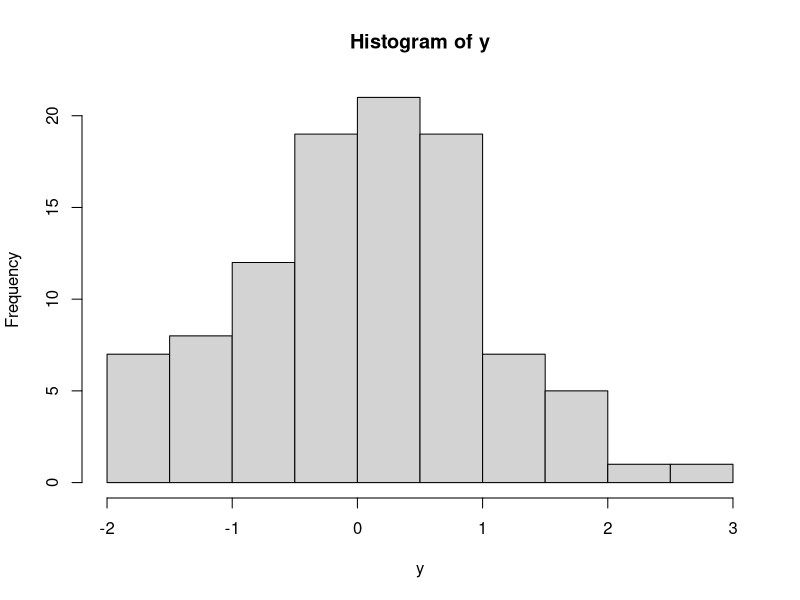
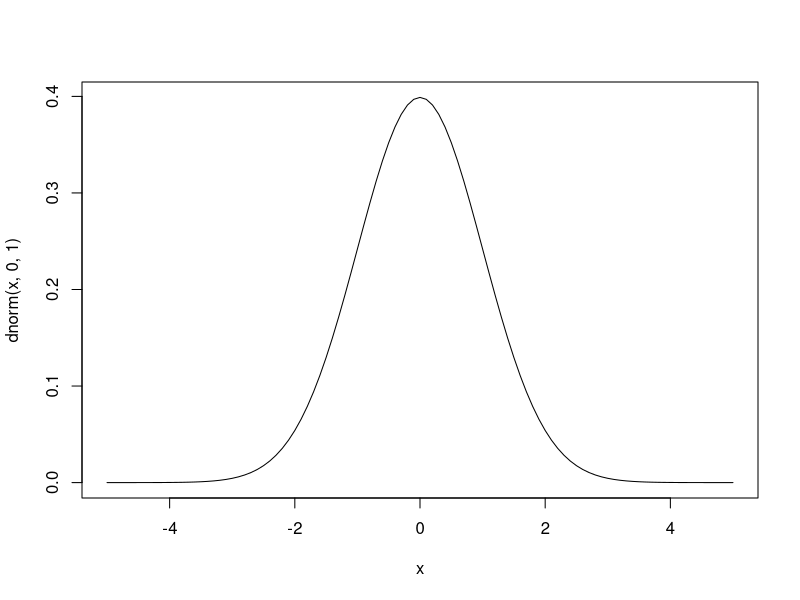
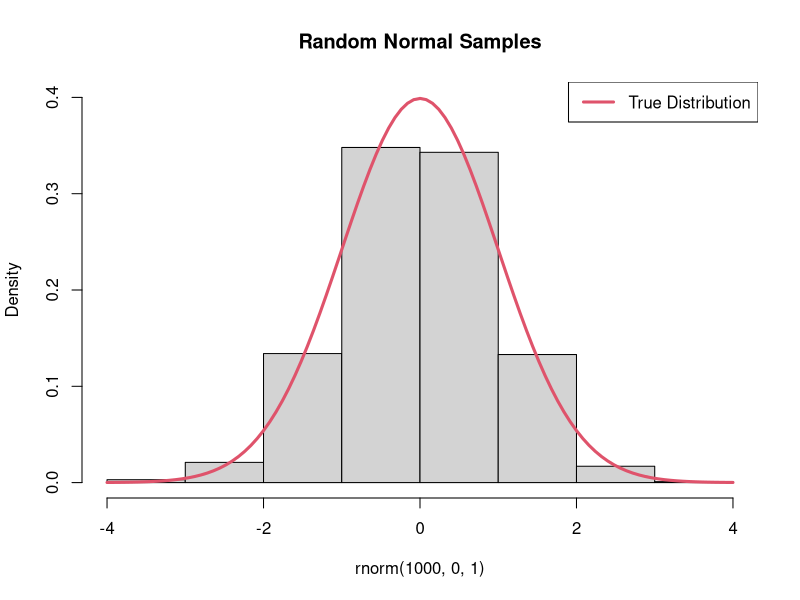

Source code (R) for these figures, in order:
## ---- chunk 1
knitr::opts_chunk$set(echo = TRUE)
## ---- chunk 2
# Simulate data from a standard normal distribution (mu = 0, sd = 1)
  set.seed(54235)
  y=rnorm(100,0,1)

# Create a histogram
  hist(y)
## ---- chunk 3
# Plot the normal distrbution
  curve(dnorm(x,0,1),xlim=c(-5,5))
## ---- chunk 4
# Create a histogram and save the values
  set.seed(14341)
  y.hist=hist(rnorm(1000,0,1),breaks=8, freq=FALSE,ylim=c(0,0.4),
              main="Random Normal Samples")
  
# Plot the true probabiltiy denisty.
  curve(dnorm(x,0,1),add=TRUE,lwd=3,col=2)
  legend("topright",lwd=3,col=c(2),legend="True Distribution")
# Get the x-axis mid-points of each bin
  mid.point.x=y.hist$mids
  mid.point.x
# Get the y-axis values (probability density) for each value of the . 
  prob.y=y.hist$density
  prob.y

#multiple these value and sum them
  sum(prob.y*mid.point.x)
